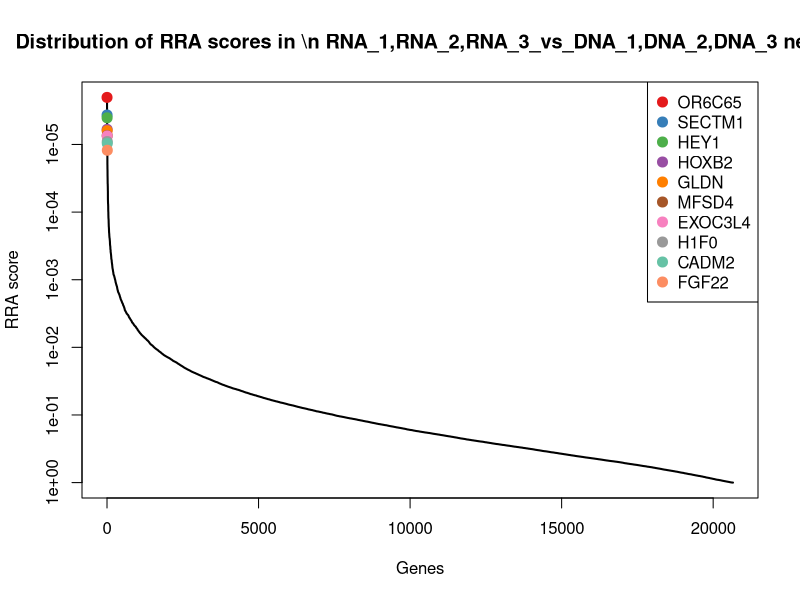
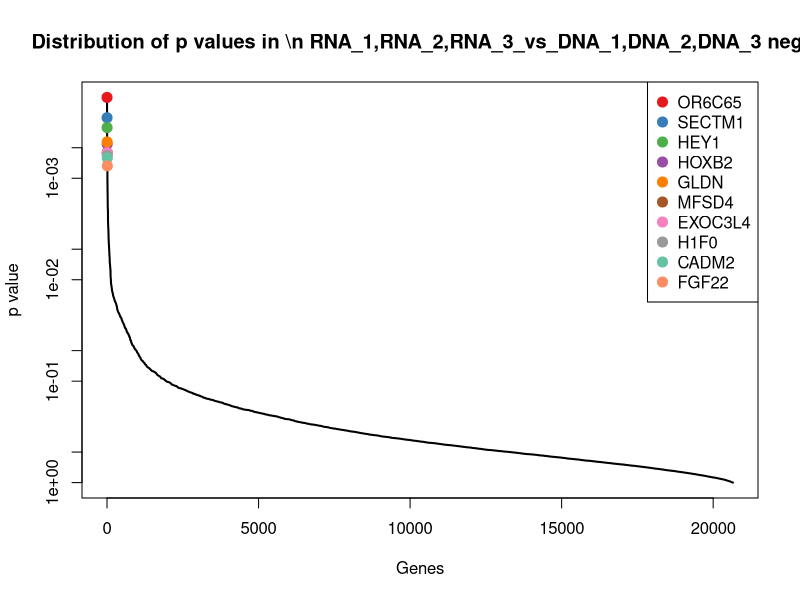
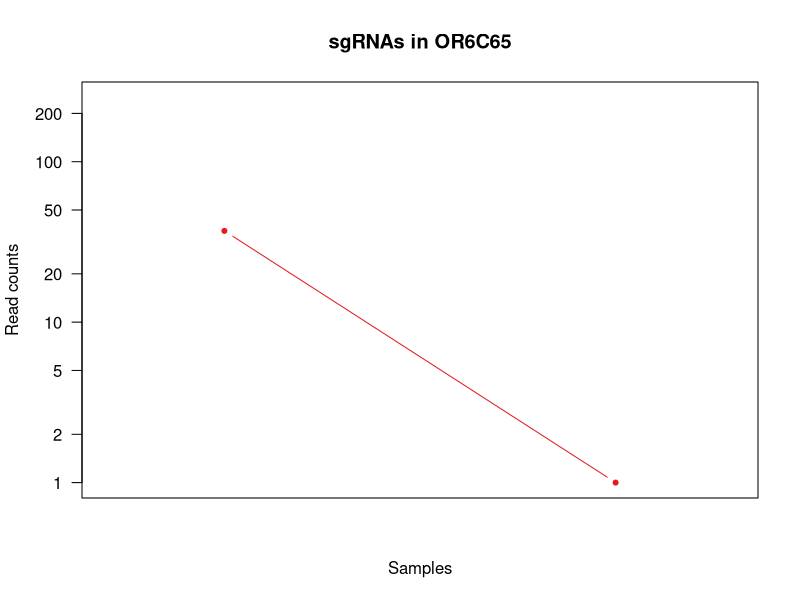

Reproduce these figures in R, in order. (Note: this script raises an error after producing the figures.)
pdf(file='mageckInputLowDepth.pdf',width=4.5,height=4.5);
gstable=read.table('mageckInputLowDepth.gene_summary.txt',header=T)
# 
#
# parameters
# Do not modify the variables beginning with "__"

# gstablename='__GENE_SUMMARY_FILE__'
startindex=3
# outputfile='__OUTPUT_FILE__'
targetgenelist=c("OR6C65","SECTM1","HEY1","HOXB2","GLDN","MFSD4","EXOC3L4","H1F0","CADM2","FGF22")
# samplelabel=sub('.\\w+.\\w+$','',colnames(gstable)[startindex]);
samplelabel='RNA_1,RNA_2,RNA_3_vs_DNA_1,DNA_2,DNA_3 neg.'


# You need to write some codes in front of this code:
# gstable=read.table(gstablename,header=T)
# pdf(file=outputfile,width=6,height=6)


# set up color using RColorBrewer
#library(RColorBrewer)
#colors <- brewer.pal(length(targetgenelist), "Set1")

colors=c( "#E41A1C", "#377EB8", "#4DAF4A", "#984EA3", "#FF7F00",  "#A65628", "#F781BF",
          "#999999", "#66C2A5", "#FC8D62", "#8DA0CB", "#E78AC3", "#A6D854", "#FFD92F", "#E5C494", "#B3B3B3", 
          "#8DD3C7", "#FFFFB3", "#BEBADA", "#FB8072", "#80B1D3", "#FDB462", "#B3DE69", "#FCCDE5",
          "#D9D9D9", "#BC80BD", "#CCEBC5", "#FFED6F")

######
# function definition

plotrankedvalues<-function(val, tglist, ...){
  
  plot(val,log='y',ylim=c(max(val),min(val)),type='l',lwd=2, ...)
  if(length(tglist)>0){
    for(i in 1:length(tglist)){
      targetgene=tglist[i];
      tx=which(names(val)==targetgene);ty=val[targetgene];
      points(tx,ty,col=colors[(i %% length(colors)) ],cex=2,pch=20)
      # text(tx+50,ty,targetgene,col=colors[i])
    }
    legend('topright',tglist,pch=20,pt.cex = 2,cex=1,col=colors)
  }
}



plotrandvalues<-function(val,targetgenelist, ...){
  # choose the one with the best distance distribution
  
  mindiffvalue=0;
  randval=val;
  for(i in 1:20){
    randval0=sample(val)
    vindex=sort(which(names(randval0) %in% targetgenelist))
    if(max(vindex)>0.9*length(val)){
      # print('pass...')
      next;
    }
    mindiffind=min(diff(vindex));
    if (mindiffind > mindiffvalue){
      mindiffvalue=mindiffind;
      randval=randval0;
      # print(paste('Diff: ',mindiffvalue))
    }
  }
  plot(randval,log='y',ylim=c(max(randval),min(randval)),pch=20,col='grey', ...)
  
  if(length(targetgenelist)>0){
    for(i in 1:length(targetgenelist)){
      targetgene=targetgenelist[i];
      tx=which(names(randval)==targetgene);ty=randval[targetgene];
      points(tx,ty,col=colors[(i %% length(colors)) ],cex=2,pch=20)
      text(tx+50,ty,targetgene,col=colors[i])
    }
  }
  
}




# set.seed(1235)



pvec=gstable[,startindex]
names(pvec)=gstable[,'id']
pvec=sort(pvec);

plotrankedvalues(pvec,targetgenelist,xlab='Genes',ylab='RRA score',main=paste('Distribution of RRA scores in \\n',samplelabel))

# plotrandvalues(pvec,targetgenelist,xlab='Genes',ylab='RRA score',main=paste('Distribution of RRA scores in \\n',samplelabel))


pvec=gstable[,startindex+1]
names(pvec)=gstable[,'id']
pvec=sort(pvec);

plotrankedvalues(pvec,targetgenelist,xlab='Genes',ylab='p value',main=paste('Distribution of p values in \\n',samplelabel))

# plotrandvalues(pvec,targetgenelist,xlab='Genes',ylab='p value',main=paste('Distribution of p values in \\n',samplelabel))



# you need to write after this code:
# dev.off()






# parameters
# Do not modify the variables beginning with "__"
targetmat=list(c(36.04760830742043,0.0),c(49.05916213664523,0.0),c(119.01347646589647,0.0),c(250.5748382345079,95.78669081960668),c(86.90480149920012,0.0),c(162.01834611323721,0.0),c(123.08939422046002,0.0),c(111.43438256752273,0.0),c(82.00928630423118,0.0),c(43.96049793587858,84.87428300471478),c(105.82762118047756,0.0),c(105.01189099932041,0.0),c(16.70498921563386,0.0),c(58.17014939059363,2.1242545630036163),c(44.004982894953315,0.0),c(0.8792099587175716,0.0),c(37.14479418917424,0.0),c(81.00917305661861,0.0))
targetgene="OR6C65"
collabel=c("DNA_1","DNA_2","DNA_3","RNA_1","RNA_2","RNA_3")

# set up color using RColorBrewer
#library(RColorBrewer)
#colors <- brewer.pal(length(targetgenelist), "Set1")

colors=c( "#E41A1C", "#377EB8", "#4DAF4A", "#984EA3", "#FF7F00",  "#A65628", "#F781BF",
          "#999999", "#66C2A5", "#FC8D62", "#8DA0CB", "#E78AC3", "#A6D854", "#FFD92F", "#E5C494", "#B3B3B3", 
          "#8DD3C7", "#FFFFB3", "#BEBADA", "#FB8072", "#80B1D3", "#FDB462", "#B3DE69", "#FCCDE5",
          "#D9D9D9", "#BC80BD", "#CCEBC5", "#FFED6F")


## code

targetmatvec=unlist(targetmat)+1
yrange=range(targetmatvec[targetmatvec>0]);
# yrange[1]=1; # set the minimum value to 1
for(i in 1:length(targetmat)){
  vali=targetmat[[i]]+1;
  if(i==1){
    plot(1:length(vali),vali,type='b',las=1,pch=20,main=paste('sgRNAs in',targetgene),ylab='Read counts',xlab='Samples',xlim=c(0.7,length(vali)+0.3),ylim = yrange,col=colors[(i %% length(colors))],xaxt='n',log='y')
    axis(1,at=1:length(vali),labels=(collabel),las=2)
    # lines(0:100,rep(1,101),col='black');
  }else{
    lines(1:length(vali),vali,type='b',pch=20,col=colors[(i %% length(colors))])
  }
}




# parameters
# Do not modify the variables beginning with "__"
targetmat=list(c(368.3889727026625,565.0202268599584),c(384.06315501259405,1.5931909222527123),c(313.0354465027361,286.5748881938277),c(555.6606939095052,483.7834131268742),c(473.0704920319361,127.45527378021697),c(392.04439306412957,324.1947576864537),c(430.8128797716101,162.4736274661683),c(328.696386315523,0.0),c(211.0238952462534,0.0),c(72.97442657355845,0.0),c(10.512677600709692,0.0),c(4.0004529904503014,0.0),c(181.11725149581974,0.0),c(317.48286354143266,3.1863818445054246),c(335.0379379502127,258.9132194492497),c(145.0696431883993,178.23599430990103),c(173.80960299840024,0.0),c(262.02967087449474,0.0))
targetgene="SECTM1"
collabel=c("DNA_1","DNA_2","DNA_3","RNA_1","RNA_2","RNA_3")

# set up color using RColorBrewer
#library(RColorBrewer)
#colors <- brewer.pal(length(targetgenelist), "Set1")

colors=c( "#E41A1C", "#377EB8", "#4DAF4A", "#984EA3", "#FF7F00",  "#A65628", "#F781BF",
          "#999999", "#66C2A5", "#FC8D62", "#8DA0CB", "#E78AC3", "#A6D854", "#FFD92F", "#E5C494", "#B3B3B3", 
          "#8DD3C7", "#FFFFB3", "#BEBADA", "#FB8072", "#80B1D3", "#FDB462", "#B3DE69", "#FCCDE5",
          "#D9D9D9", "#BC80BD", "#CCEBC5", "#FFED6F")


## code

targetmatvec=unlist(targetmat)+1
yrange=range(targetmatvec[targetmatvec>0]);
# yrange[1]=1; # set the minimum value to 1
for(i in 1:length(targetmat)){
  vali=targetmat[[i]]+1;
  if(i==1){
    plot(1:length(vali),vali,type='b',las=1,pch=20,main=paste('sgRNAs in',targetgene),ylab='Read counts',xlab='Samples',xlim=c(0.7,length(vali)+0.3),ylim = yrange,col=colors[(i %% length(colors))],xaxt='n',log='y')
    axis(1,at=1:length(vali),labels=(collabel),las=2)
    # lines(0:100,rep(1,101),col='black');
  }else{
    lines(1:length(vali),vali,type='b',pch=20,col=colors[(i %% length(colors))])
  }
}




# parameters
# Do not modify the variables beginning with "__"
targetmat=list(c(166.17068219762103,160.04864795174788),c(61.674375257496855,140.20080115823868),c(67.00758759004255,129.45660972462485),c(151.22411289942232,0.0),c(96.71663392652917,133.29697382847692),c(143.01619440859827,0.0),c(154.7409527342926,115.18652693497006),c(173.80960299840024,0.0),c(124.01404270395935,0.0),c(376.3018623311206,0.0),c(264.2186303645036,0.0),c(404.04575203548046,156.0118117194197),c(145.9488531471169,0.0),c(218.66369409476158,569.8312865257201),c(198.02242302728993,257.8067526994666),c(138.03596351865875,0.0),c(67.98198181792267,0.0),c(169.01913884652524,0.0))
targetgene="HEY1"
collabel=c("DNA_1","DNA_2","DNA_3","RNA_1","RNA_2","RNA_3")

# set up color using RColorBrewer
#library(RColorBrewer)
#colors <- brewer.pal(length(targetgenelist), "Set1")

colors=c( "#E41A1C", "#377EB8", "#4DAF4A", "#984EA3", "#FF7F00",  "#A65628", "#F781BF",
          "#999999", "#66C2A5", "#FC8D62", "#8DA0CB", "#E78AC3", "#A6D854", "#FFD92F", "#E5C494", "#B3B3B3", 
          "#8DD3C7", "#FFFFB3", "#BEBADA", "#FB8072", "#80B1D3", "#FDB462", "#B3DE69", "#FCCDE5",
          "#D9D9D9", "#BC80BD", "#CCEBC5", "#FFED6F")


## code

targetmatvec=unlist(targetmat)+1
yrange=range(targetmatvec[targetmatvec>0]);
# yrange[1]=1; # set the minimum value to 1
for(i in 1:length(targetmat)){
  vali=targetmat[[i]]+1;
  if(i==1){
    plot(1:length(vali),vali,type='b',las=1,pch=20,main=paste('sgRNAs in',targetgene),ylab='Read counts',xlab='Samples',xlim=c(0.7,length(vali)+0.3),ylim = yrange,col=colors[(i %% length(colors))],xaxt='n',log='y')
    axis(1,at=1:length(vali),labels=(collabel),las=2)
    # lines(0:100,rep(1,101),col='black');
  }else{
    lines(1:length(vali),vali,type='b',pch=20,col=colors[(i %% length(colors))])
  }
}




# parameters
# Do not modify the variables beginning with "__"
targetmat=list(c(44.83970789459615,0.0),c(100.2208597934324,318.1071208097915),c(102.01155125648269,0.0),c(180.23804153710216,127.31142450707218),c(252.3042624170326,259.1590566864412),c(241.02729267463067,0.0),c(786.013703093509,334.64717299001825),c(746.4001096503881,0.0),c(662.0749699195248,630.6860473763775),c(307.7234855511501,630.4946737493098),c(581.0006487325556,0.0),c(280.0317093315211,264.4455531981653),c(180.23804153710216,0.0),c(74.28958837834848,293.14712969449903),c(159.0180063703995,161.5441454683353),c(152.98253281685746,200.06080993968484),c(138.0664991559873,432.28580357123593),c(180.02038457026356,375.09222817647714))
targetgene="HOXB2"
collabel=c("DNA_1","DNA_2","DNA_3","RNA_1","RNA_2","RNA_3")

# set up color using RColorBrewer
#library(RColorBrewer)
#colors <- brewer.pal(length(targetgenelist), "Set1")

colors=c( "#E41A1C", "#377EB8", "#4DAF4A", "#984EA3", "#FF7F00",  "#A65628", "#F781BF",
          "#999999", "#66C2A5", "#FC8D62", "#8DA0CB", "#E78AC3", "#A6D854", "#FFD92F", "#E5C494", "#B3B3B3", 
          "#8DD3C7", "#FFFFB3", "#BEBADA", "#FB8072", "#80B1D3", "#FDB462", "#B3DE69", "#FCCDE5",
          "#D9D9D9", "#BC80BD", "#CCEBC5", "#FFED6F")


## code

targetmatvec=unlist(targetmat)+1
yrange=range(targetmatvec[targetmatvec>0]);
# yrange[1]=1; # set the minimum value to 1
for(i in 1:length(targetmat)){
  vali=targetmat[[i]]+1;
  if(i==1){
    plot(1:length(vali),vali,type='b',las=1,pch=20,main=paste('sgRNAs in',targetgene),ylab='Read counts',xlab='Samples',xlim=c(0.7,length(vali)+0.3),ylim = yrange,col=colors[(i %% length(colors))],xaxt='n',log='y')
    axis(1,at=1:length(vali),labels=(collabel),las=2)
    # lines(0:100,rep(1,101),col='black');
  }else{
    lines(1:length(vali),vali,type='b',pch=20,col=colors[(i %% length(colors))])
  }
}




# parameters
# Do not modify the variables beginning with "__"
targetmat=list(c(387.73159179444906,442.55876138172704),c(163.9977705710712,0.0),c(206.02332900819053,0.0),c(33.40997843126772,69.11191616098203),c(72.18705285820656,0.0),c(19.002151704638933,0.0),c(220.68169963811047,0.0),c(114.23776326104532,150.29101033250586),c(200.02264952251508,0.0),c(140.67359339481146,345.5595808049102),c(297.8591986867746,0.0),c(205.02321576057795,0.0),c(130.1230738902006,106.69909863449858),c(59.57183973735492,0.0),c(49.005549133016196,0.0),c(181.99646145453733,0.0),c(240.38989446956163,444.5002673085067),c(64.00724784720482,0.0))
targetgene="GLDN"
collabel=c("DNA_1","DNA_2","DNA_3","RNA_1","RNA_2","RNA_3")

# set up color using RColorBrewer
#library(RColorBrewer)
#colors <- brewer.pal(length(targetgenelist), "Set1")

colors=c( "#E41A1C", "#377EB8", "#4DAF4A", "#984EA3", "#FF7F00",  "#A65628", "#F781BF",
          "#999999", "#66C2A5", "#FC8D62", "#8DA0CB", "#E78AC3", "#A6D854", "#FFD92F", "#E5C494", "#B3B3B3", 
          "#8DD3C7", "#FFFFB3", "#BEBADA", "#FB8072", "#80B1D3", "#FDB462", "#B3DE69", "#FCCDE5",
          "#D9D9D9", "#BC80BD", "#CCEBC5", "#FFED6F")


## code

targetmatvec=unlist(targetmat)+1
yrange=range(targetmatvec[targetmatvec>0]);
# yrange[1]=1; # set the minimum value to 1
for(i in 1:length(targetmat)){
  vali=targetmat[[i]]+1;
  if(i==1){
    plot(1:length(vali),vali,type='b',las=1,pch=20,main=paste('sgRNAs in',targetgene),ylab='Read counts',xlab='Samples',xlim=c(0.7,length(vali)+0.3),ylim = yrange,col=colors[(i %% length(colors))],xaxt='n',log='y')
    axis(1,at=1:length(vali),labels=(collabel),las=2)
    # lines(0:100,rep(1,101),col='black');
  }else{
    lines(1:length(vali),vali,type='b',pch=20,col=colors[(i %% length(colors))])
  }
}




# parameters
# Do not modify the variables beginning with "__"
targetmat=list(c(653.2529993271556,709.3065079679735),c(392.4732970931618,516.1938588098787),c(448.05073493043375,484.6324364050059),c(97.59230541765045,151.5612196512764),c(52.56338800354846,0.0),c(93.0105320279695,0.0),c(422.02078018443433,1.2124897572102111),c(288.7482114328262,0.0),c(359.0406558929146,150.4794779705041),c(335.85820423011234,94.57420106239647),c(329.3972314889037,0.0),c(112.01268373260844,0.0),c(199.58066062888875,0.0),c(216.56115857461964,0.0),c(168.01902559891266,157.1182784692028),c(560.056743703093,538.3454522013337),c(733.0840513561558,0.0),c(504.057076796738,817.6789280897245))
targetgene="MFSD4"
collabel=c("DNA_1","DNA_2","DNA_3","RNA_1","RNA_2","RNA_3")

# set up color using RColorBrewer
#library(RColorBrewer)
#colors <- brewer.pal(length(targetgenelist), "Set1")

colors=c( "#E41A1C", "#377EB8", "#4DAF4A", "#984EA3", "#FF7F00",  "#A65628", "#F781BF",
          "#999999", "#66C2A5", "#FC8D62", "#8DA0CB", "#E78AC3", "#A6D854", "#FFD92F", "#E5C494", "#B3B3B3", 
          "#8DD3C7", "#FFFFB3", "#BEBADA", "#FB8072", "#80B1D3", "#FDB462", "#B3DE69", "#FCCDE5",
          "#D9D9D9", "#BC80BD", "#CCEBC5", "#FFED6F")


## code

targetmatvec=unlist(targetmat)+1
yrange=range(targetmatvec[targetmatvec>0]);
# yrange[1]=1; # set the minimum value to 1
for(i in 1:length(targetmat)){
  vali=targetmat[[i]]+1;
  if(i==1){
    plot(1:length(vali),vali,type='b',las=1,pch=20,main=paste('sgRNAs in',targetgene),ylab='Read counts',xlab='Samples',xlim=c(0.7,length(vali)+0.3),ylim = yrange,col=colors[(i %% length(colors))],xaxt='n',log='y')
    axis(1,at=1:length(vali),labels=(collabel),las=2)
    # lines(0:100,rep(1,101),col='black');
  }else{
    lines(1:length(vali),vali,type='b',pch=20,col=colors[(i %% length(colors))])
  }
}




# parameters
# Do not modify the variables beginning with "__"
targetmat=list(c(117.81413446815459,358.8969681342225),c(320.2862442349553,445.0313309492576),c(303.03431402661033,536.6363736448125),c(47.47733777074887,116.39901669218027),c(37.84563936255489,0.0),c(70.00792733288027,201.37694846052756),c(416.7455204321289,309.1848880886038),c(183.6214354257293,166.22291955503297),c(240.0271794270181,283.2554879444783),c(364.8721328677922,396.484150607739),c(646.8800950303364,0.0),c(463.0524336446224,386.1568956743083),c(480.92784741851165,350.409539833751),c(552.2659966239491,310.14116619852797),c(571.0646643867806,0.0),c(159.13700252788044,535.9204726869133),c(229.1763716954713,267.6560749384557),c(302.0342007789978,288.78782169339394))
targetgene="EXOC3L4"
collabel=c("DNA_1","DNA_2","DNA_3","RNA_1","RNA_2","RNA_3")

# set up color using RColorBrewer
#library(RColorBrewer)
#colors <- brewer.pal(length(targetgenelist), "Set1")

colors=c( "#E41A1C", "#377EB8", "#4DAF4A", "#984EA3", "#FF7F00",  "#A65628", "#F781BF",
          "#999999", "#66C2A5", "#FC8D62", "#8DA0CB", "#E78AC3", "#A6D854", "#FFD92F", "#E5C494", "#B3B3B3", 
          "#8DD3C7", "#FFFFB3", "#BEBADA", "#FB8072", "#80B1D3", "#FDB462", "#B3DE69", "#FCCDE5",
          "#D9D9D9", "#BC80BD", "#CCEBC5", "#FFED6F")


## code

targetmatvec=unlist(targetmat)+1
yrange=range(targetmatvec[targetmatvec>0]);
# yrange[1]=1; # set the minimum value to 1
for(i in 1:length(targetmat)){
  vali=targetmat[[i]]+1;
  if(i==1){
    plot(1:length(vali),vali,type='b',las=1,pch=20,main=paste('sgRNAs in',targetgene),ylab='Read counts',xlab='Samples',xlim=c(0.7,length(vali)+0.3),ylim = yrange,col=colors[(i %% length(colors))],xaxt='n',log='y')
    axis(1,at=1:length(vali),labels=(collabel),las=2)
    # lines(0:100,rep(1,101),col='black');
  }else{
    lines(1:length(vali),vali,type='b',pch=20,col=colors[(i %% length(colors))])
  }
}




# parameters
# Do not modify the variables beginning with "__"
targetmat=list(c(227.71537930785104,726.2813645689165),c(154.8867833171228,87.62550072389917),c(146.016534151436,0.0),c(313.87795526217303,514.0956570571295),c(166.10030609121313,0.0),c(303.03431402661033,0.0),c(27.25550872024472,0.0),c(66.58029147116137,0.0),c(195.0220832844522,0.0),c(65.0615369451003,0.0),c(94.61409840638723,0.0),c(93.0105320279695,0.0),c(3.5168398348702863,0.0),c(151.38255745021956,0.0),c(109.01234398977071,0.0),c(60.66548715151244,0.0),c(111.43438256752273,0.0),c(41.00464315211559,266.6584866977315))
targetgene="H1F0"
collabel=c("DNA_1","DNA_2","DNA_3","RNA_1","RNA_2","RNA_3")

# set up color using RColorBrewer
#library(RColorBrewer)
#colors <- brewer.pal(length(targetgenelist), "Set1")

colors=c( "#E41A1C", "#377EB8", "#4DAF4A", "#984EA3", "#FF7F00",  "#A65628", "#F781BF",
          "#999999", "#66C2A5", "#FC8D62", "#8DA0CB", "#E78AC3", "#A6D854", "#FFD92F", "#E5C494", "#B3B3B3", 
          "#8DD3C7", "#FFFFB3", "#BEBADA", "#FB8072", "#80B1D3", "#FDB462", "#B3DE69", "#FCCDE5",
          "#D9D9D9", "#BC80BD", "#CCEBC5", "#FFED6F")


## code

targetmatvec=unlist(targetmat)+1
yrange=range(targetmatvec[targetmatvec>0]);
# yrange[1]=1; # set the minimum value to 1
for(i in 1:length(targetmat)){
  vali=targetmat[[i]]+1;
  if(i==1){
    plot(1:length(vali),vali,type='b',las=1,pch=20,main=paste('sgRNAs in',targetgene),ylab='Read counts',xlab='Samples',xlim=c(0.7,length(vali)+0.3),ylim = yrange,col=colors[(i %% length(colors))],xaxt='n',log='y')
    axis(1,at=1:length(vali),labels=(collabel),las=2)
    # lines(0:100,rep(1,101),col='black');
  }else{
    lines(1:length(vali),vali,type='b',pch=20,col=colors[(i %% length(colors))])
  }
}




# parameters
# Do not modify the variables beginning with "__"
targetmat=list(c(65.94074690381787,103.06162936286795),c(15.418593814374214,0.5310636407509041),c(64.00724784720482,0.0),c(1011.0914525252073,706.8815284535531),c(557.1719128376136,0.5310636407509041),c(578.0654571200686,132.77600997397423),c(30.772348555115006,0.0),c(116.34029878118726,154.00845581776218),c(61.0069081043671,129.45660972462485),c(244.4203685234849,689.9066718526101),c(267.0220110580262,304.83052979101893),c(627.0710062530848,0.0),c(76.49126640842873,103.06162936286795),c(78.49465941863237,631.9657324935758),c(79.00894656139346,441.4802331634643),c(179.3588315783846,208.5482382401563),c(260.0135593242197,0.0),c(288.0326153124217,149.373011220721))
targetgene="CADM2"
collabel=c("DNA_1","DNA_2","DNA_3","RNA_1","RNA_2","RNA_3")

# set up color using RColorBrewer
#library(RColorBrewer)
#colors <- brewer.pal(length(targetgenelist), "Set1")

colors=c( "#E41A1C", "#377EB8", "#4DAF4A", "#984EA3", "#FF7F00",  "#A65628", "#F781BF",
          "#999999", "#66C2A5", "#FC8D62", "#8DA0CB", "#E78AC3", "#A6D854", "#FFD92F", "#E5C494", "#B3B3B3", 
          "#8DD3C7", "#FFFFB3", "#BEBADA", "#FB8072", "#80B1D3", "#FDB462", "#B3DE69", "#FCCDE5",
          "#D9D9D9", "#BC80BD", "#CCEBC5", "#FFED6F")


## code

targetmatvec=unlist(targetmat)+1
yrange=range(targetmatvec[targetmatvec>0]);
# yrange[1]=1; # set the minimum value to 1
for(i in 1:length(targetmat)){
  vali=targetmat[[i]]+1;
  if(i==1){
    plot(1:length(vali),vali,type='b',las=1,pch=20,main=paste('sgRNAs in',targetgene),ylab='Read counts',xlab='Samples',xlim=c(0.7,length(vali)+0.3),ylim = yrange,col=colors[(i %% length(colors))],xaxt='n',log='y')
    axis(1,at=1:length(vali),labels=(collabel),las=2)
    # lines(0:100,rep(1,101),col='black');
  }else{
    lines(1:length(vali),vali,type='b',pch=20,col=colors[(i %% length(colors))])
  }
}




# parameters
# Do not modify the variables beginning with "__"
targetmat=list(c(225.9569593904159,340.70962177606935),c(186.42481611925186,293.14712969449903),c(102.01155125648269,161.5441454683353),c(26.376298761527146,0.0),c(31.538032802129074,0.0),c(35.003963666440136,0.0),c(527.5259752305429,516.52063657155),c(368.64456119821983,0.5310636407509041),c(175.01981833220069,241.20975145271981),c(588.1914623820554,561.3827575883278),c(389.66991639963925,488.57854949083173),c(349.0395234167888,0.0),c(124.84781413789516,0.0),c(290.8507469529681,0.5310636407509041),c(208.02355550341568,0.0),c(471.25653787261837,412.2465174514718),c(365.84118050469726,799.7818429708615),c(351.039749912014,0.0))
targetgene="FGF22"
collabel=c("DNA_1","DNA_2","DNA_3","RNA_1","RNA_2","RNA_3")

# set up color using RColorBrewer
#library(RColorBrewer)
#colors <- brewer.pal(length(targetgenelist), "Set1")

colors=c( "#E41A1C", "#377EB8", "#4DAF4A", "#984EA3", "#FF7F00",  "#A65628", "#F781BF",
          "#999999", "#66C2A5", "#FC8D62", "#8DA0CB", "#E78AC3", "#A6D854", "#FFD92F", "#E5C494", "#B3B3B3", 
          "#8DD3C7", "#FFFFB3", "#BEBADA", "#FB8072", "#80B1D3", "#FDB462", "#B3DE69", "#FCCDE5",
          "#D9D9D9", "#BC80BD", "#CCEBC5", "#FFED6F")


## code

targetmatvec=unlist(targetmat)+1
yrange=range(targetmatvec[targetmatvec>0]);
# yrange[1]=1; # set the minimum value to 1
for(i in 1:length(targetmat)){
  vali=targetmat[[i]]+1;
  if(i==1){
    plot(1:length(vali),vali,type='b',las=1,pch=20,main=paste('sgRNAs in',targetgene),ylab='Read counts',xlab='Samples',xlim=c(0.7,length(vali)+0.3),ylim = yrange,col=colors[(i %% length(colors))],xaxt='n',log='y')
    axis(1,at=1:length(vali),labels=(collabel),las=2)
    # lines(0:100,rep(1,101),col='black');
  }else{
    lines(1:length(vali),vali,type='b',pch=20,col=colors[(i %% length(colors))])
  }
}



# 
#
# parameters
# Do not modify the variables beginning with "__"

# gstablename='__GENE_SUMMARY_FILE__'
startindex=9
# outputfile='__OUTPUT_FILE__'
targetgenelist=c("NELFB","NELFA","NELFCD","C16orf70","NASP","CEP63","hsa-mir-544a","MED12","SLC24A5","OCIAD1")
# samplelabel=sub('.\\w+.\\w+$','',colnames(gstable)[startindex]);
samplelabel='RNA_1,RNA_2,RNA_3_vs_DNA_1,DNA_2,DNA_3 pos.'


# You need to write some codes in front of this code:
# gstable=read.table(gstablename,header=T)
# pdf(file=outputfile,width=6,height=6)


# set up color using RColorBrewer
#library(RColorBrewer)
#colors <- brewer.pal(length(targetgenelist), "Set1")

colors=c( "#E41A1C", "#377EB8", "#4DAF4A", "#984EA3", "#FF7F00",  "#A65628", "#F781BF",
          "#999999", "#66C2A5", "#FC8D62", "#8DA0CB", "#E78AC3", "#A6D854", "#FFD92F", "#E5C494", "#B3B3B3", 
          "#8DD3C7", "#FFFFB3", "#BEBADA", "#FB8072", "#80B1D3", "#FDB462", "#B3DE69", "#FCCDE5",
          "#D9D9D9", "#BC80BD", "#CCEBC5", "#FFED6F")

######
# function definition

plotrankedvalues<-function(val, tglist, ...){
  
  plot(val,log='y',ylim=c(max(val),min(val)),type='l',lwd=2, ...)
  if(length(tglist)>0){
    for(i in 1:length(tglist)){
      targetgene=tglist[i];
      tx=which(names(val)==targetgene);ty=val[targetgene];
      points(tx,ty,col=colors[(i %% length(colors)) ],cex=2,pch=20)
      # text(tx+50,ty,targetgene,col=colors[i])
    }
    legend('topright',tglist,pch=20,pt.cex = 2,cex=1,col=colors)
  }
}



plotrandvalues<-function(val,targetgenelist, ...){
  # choose the one with the best distance distribution
  
  mindiffvalue=0;
  randval=val;
  for(i in 1:20){
    randval0=sample(val)
    vindex=sort(which(names(randval0) %in% targetgenelist))
    if(max(vindex)>0.9*length(val)){
      # print('pass...')
      next;
    }
    mindiffind=min(diff(vindex));
    if (mindiffind > mindiffvalue){
      mindiffvalue=mindiffind;
      randval=randval0;
      # print(paste('Diff: ',mindiffvalue))
    }
  }
  plot(randval,log='y',ylim=c(max(randval),min(randval)),pch=20,col='grey', ...)
  
  if(length(targetgenelist)>0){
    for(i in 1:length(targetgenelist)){
      targetgene=targetgenelist[i];
      tx=which(names(randval)==targetgene);ty=randval[targetgene];
      points(tx,ty,col=colors[(i %% length(colors)) ],cex=2,pch=20)
      text(tx+50,ty,targetgene,col=colors[i])
    }
  }
  
}




# set.seed(1235)



pvec=gstable[,startindex]
names(pvec)=gstable[,'id']
pvec=sort(pvec);

plotrankedvalues(pvec,targetgenelist,xlab='Genes',ylab='RRA score',main=paste('Distribution of RRA scores in \\n',samplelabel))

# plotrandvalues(pvec,targetgenelist,xlab='Genes',ylab='RRA score',main=paste('Distribution of RRA scores in \\n',samplelabel))


pvec=gstable[,startindex+1]
names(pvec)=gstable[,'id']
pvec=sort(pvec);

plotrankedvalues(pvec,targetgenelist,xlab='Genes',ylab='p value',main=paste('Distribution of p values in \\n',samplelabel))

# plotrandvalues(pvec,targetgenelist,xlab='Genes',ylab='p value',main=paste('Distribution of p values in \\n',samplelabel))



# you need to write after this code:
# dev.off()






# parameters
# Do not modify the variables beginning with "__"
targetmat=list(c(65.94074690381787,1024.5538448426285),c(40.649020056077475,0.0),c(44.004982894953315,642.8571816239918),c(93.19625562406259,106.69909863449858),c(100.2208597934324,0.0),c(86.00973929468148,268.87142019729777),c(44.83970789459615,316.4598266318651),c(11.213522774090338,0.0),c(33.003737171214986,162.6506122181184),c(80.00810624329901,782.0558934005862),c(89.00733701934206,461.49430381253563),c(140.01585466576054,1685.1488599196894),c(25.497088802809575,264.32276707182604),c(19.62366485465809,0.0),c(6.000679485675452,323.0882909366706),c(125.72702409661274,962.7168672249077),c(172.40791265163895,1255.4344467351373),c(200.02264952251508,1227.0716255094783))
targetgene="NELFB"
collabel=c("DNA_1","DNA_2","DNA_3","RNA_1","RNA_2","RNA_3")

# set up color using RColorBrewer
#library(RColorBrewer)
#colors <- brewer.pal(length(targetgenelist), "Set1")

colors=c( "#E41A1C", "#377EB8", "#4DAF4A", "#984EA3", "#FF7F00",  "#A65628", "#F781BF",
          "#999999", "#66C2A5", "#FC8D62", "#8DA0CB", "#E78AC3", "#A6D854", "#FFD92F", "#E5C494", "#B3B3B3", 
          "#8DD3C7", "#FFFFB3", "#BEBADA", "#FB8072", "#80B1D3", "#FDB462", "#B3DE69", "#FCCDE5",
          "#D9D9D9", "#BC80BD", "#CCEBC5", "#FFED6F")


## code

targetmatvec=unlist(targetmat)+1
yrange=range(targetmatvec[targetmatvec>0]);
# yrange[1]=1; # set the minimum value to 1
for(i in 1:length(targetmat)){
  vali=targetmat[[i]]+1;
  if(i==1){
    plot(1:length(vali),vali,type='b',las=1,pch=20,main=paste('sgRNAs in',targetgene),ylab='Read counts',xlab='Samples',xlim=c(0.7,length(vali)+0.3),ylim = yrange,col=colors[(i %% length(colors))],xaxt='n',log='y')
    axis(1,at=1:length(vali),labels=(collabel),las=2)
    # lines(0:100,rep(1,101),col='black');
  }else{
    lines(1:length(vali),vali,type='b',pch=20,col=colors[(i %% length(colors))])
  }
}




# parameters
# Do not modify the variables beginning with "__"
targetmat=list(c(499.3912565515806,1122.7655151766555),c(271.9279272716907,750.9239880217783),c(365.04133537859,378.4116284258265),c(98.47151537636802,623.2197352060485),c(30.13634245536778,707.3767694802042),c(43.00486964734074,304.27835619035756),c(2.637629876152715,203.69827921131548),c(7.008451733806461,0.0),c(33.003737171214986,112.85960847787808),c(52.75259752305429,631.70716350652),c(59.57183973735492,845.9843797161901),c(76.00860681855573,427.0961654162837),c(68.57837677997058,418.30896623752284),c(159.09185435740667,676.0440146759008),c(119.01347646589647,395.0086296725733),c(29.893138596397435,0.0),c(77.09296907187107,0.0),c(188.02129055116416,599.7049783824502))
targetgene="NELFA"
collabel=c("DNA_1","DNA_2","DNA_3","RNA_1","RNA_2","RNA_3")

# set up color using RColorBrewer
#library(RColorBrewer)
#colors <- brewer.pal(length(targetgenelist), "Set1")

colors=c( "#E41A1C", "#377EB8", "#4DAF4A", "#984EA3", "#FF7F00",  "#A65628", "#F781BF",
          "#999999", "#66C2A5", "#FC8D62", "#8DA0CB", "#E78AC3", "#A6D854", "#FFD92F", "#E5C494", "#B3B3B3", 
          "#8DD3C7", "#FFFFB3", "#BEBADA", "#FB8072", "#80B1D3", "#FDB462", "#B3DE69", "#FCCDE5",
          "#D9D9D9", "#BC80BD", "#CCEBC5", "#FFED6F")


## code

targetmatvec=unlist(targetmat)+1
yrange=range(targetmatvec[targetmatvec>0]);
# yrange[1]=1; # set the minimum value to 1
for(i in 1:length(targetmat)){
  vali=targetmat[[i]]+1;
  if(i==1){
    plot(1:length(vali),vali,type='b',las=1,pch=20,main=paste('sgRNAs in',targetgene),ylab='Read counts',xlab='Samples',xlim=c(0.7,length(vali)+0.3),ylim = yrange,col=colors[(i %% length(colors))],xaxt='n',log='y')
    axis(1,at=1:length(vali),labels=(collabel),las=2)
    # lines(0:100,rep(1,101),col='black');
  }else{
    lines(1:length(vali),vali,type='b',pch=20,col=colors[(i %% length(colors))])
  }
}




# parameters
# Do not modify the variables beginning with "__"
targetmat=list(c(43.081287977161004,189.14840212479294),c(18.922819681277446,0.0),c(28.00317093315211,0.0),c(15.825779256916288,96.99918057681688),c(9.1109872539484,151.35313761400766),c(5.000566238062877,150.4794779705041),c(435.20892956519793,1891.4840212479294),c(303.46596007381976,828.9903432121613),c(514.0582092728638,2949.8403549217937),c(73.85363653227601,453.471169196619),c(114.93860843442596,707.9078331209552),c(2.0002264952251507,0.0),c(65.0615369451003,0.0),c(152.0834026236002,151.35313761400766),c(117.01324997067131,381.7310286751759),c(145.0696431883993,1267.0517962846707),c(161.89523505092924,1305.885492606473),c(74.00838032333057,1093.189148785721))
targetgene="NELFCD"
collabel=c("DNA_1","DNA_2","DNA_3","RNA_1","RNA_2","RNA_3")

# set up color using RColorBrewer
#library(RColorBrewer)
#colors <- brewer.pal(length(targetgenelist), "Set1")

colors=c( "#E41A1C", "#377EB8", "#4DAF4A", "#984EA3", "#FF7F00",  "#A65628", "#F781BF",
          "#999999", "#66C2A5", "#FC8D62", "#8DA0CB", "#E78AC3", "#A6D854", "#FFD92F", "#E5C494", "#B3B3B3", 
          "#8DD3C7", "#FFFFB3", "#BEBADA", "#FB8072", "#80B1D3", "#FDB462", "#B3DE69", "#FCCDE5",
          "#D9D9D9", "#BC80BD", "#CCEBC5", "#FFED6F")


## code

targetmatvec=unlist(targetmat)+1
yrange=range(targetmatvec[targetmatvec>0]);
# yrange[1]=1; # set the minimum value to 1
for(i in 1:length(targetmat)){
  vali=targetmat[[i]]+1;
  if(i==1){
    plot(1:length(vali),vali,type='b',las=1,pch=20,main=paste('sgRNAs in',targetgene),ylab='Read counts',xlab='Samples',xlim=c(0.7,length(vali)+0.3),ylim = yrange,col=colors[(i %% length(colors))],xaxt='n',log='y')
    axis(1,at=1:length(vali),labels=(collabel),las=2)
    # lines(0:100,rep(1,101),col='black');
  }else{
    lines(1:length(vali),vali,type='b',pch=20,col=colors[(i %% length(colors))])
  }
}




# parameters
# Do not modify the variables beginning with "__"
targetmat=list(c(183.75488137197246,0.0),c(95.31494357976787,0.0),c(78.00883331378088,0.0),c(202.21829050504147,144.28628110801512),c(138.0664991559873,300.0509570242608),c(408.04620502593076,1131.9154850281302),c(37.80602822485558,140.64881183638448),c(183.6214354257293,0.0),c(173.01959183697554,0.0),c(82.64573611945173,0.0),c(32.23887797550972,0.0),c(27.003057685539535,607.450245630932),c(14.067359339481145,0.0),c(9.1109872539484,0.0),c(17.00192520941378,0.0),c(25.497088802809575,113.97403717775984),c(51.16169765678717,832.7077886974175),c(34.00385041882756,847.5535303338687))
targetgene="C16orf70"
collabel=c("DNA_1","DNA_2","DNA_3","RNA_1","RNA_2","RNA_3")

# set up color using RColorBrewer
#library(RColorBrewer)
#colors <- brewer.pal(length(targetgenelist), "Set1")

colors=c( "#E41A1C", "#377EB8", "#4DAF4A", "#984EA3", "#FF7F00",  "#A65628", "#F781BF",
          "#999999", "#66C2A5", "#FC8D62", "#8DA0CB", "#E78AC3", "#A6D854", "#FFD92F", "#E5C494", "#B3B3B3", 
          "#8DD3C7", "#FFFFB3", "#BEBADA", "#FB8072", "#80B1D3", "#FDB462", "#B3DE69", "#FCCDE5",
          "#D9D9D9", "#BC80BD", "#CCEBC5", "#FFED6F")


## code

targetmatvec=unlist(targetmat)+1
yrange=range(targetmatvec[targetmatvec>0]);
# yrange[1]=1; # set the minimum value to 1
for(i in 1:length(targetmat)){
  vali=targetmat[[i]]+1;
  if(i==1){
    plot(1:length(vali),vali,type='b',las=1,pch=20,main=paste('sgRNAs in',targetgene),ylab='Read counts',xlab='Samples',xlim=c(0.7,length(vali)+0.3),ylim = yrange,col=colors[(i %% length(colors))],xaxt='n',log='y')
    axis(1,at=1:length(vali),labels=(collabel),las=2)
    # lines(0:100,rep(1,101),col='black');
  }else{
    lines(1:length(vali),vali,type='b',pch=20,col=colors[(i %% length(colors))])
  }
}




# parameters
# Do not modify the variables beginning with "__"
targetmat=list(c(278.7095569134702,150.34872989406617),c(295.055817993252,0.0),c(137.01551492292282,0.0),c(21.98024896793929,0.0),c(41.34986522945812,218.26715634862157),c(22.002491447476658,0.0),c(84.40415603688687,105.48660887728836),c(67.98198181792267,287.83649328699),c(49.005549133016196,313.1300901886225),c(74.73284649099358,360.1094578914327),c(163.9977705710712,318.63818445054244),c(143.01619440859827,611.8761126300645),c(85.28336599560444,364.95941692027355),c(30.13634245536778,560.2721409922038),c(78.00883331378088,439.26729966389803),c(48.356547729466435,300.69745978813233),c(43.45240074960006,0.0),c(33.003737171214986,234.5709509540211))
targetgene="NASP"
collabel=c("DNA_1","DNA_2","DNA_3","RNA_1","RNA_2","RNA_3")

# set up color using RColorBrewer
#library(RColorBrewer)
#colors <- brewer.pal(length(targetgenelist), "Set1")

colors=c( "#E41A1C", "#377EB8", "#4DAF4A", "#984EA3", "#FF7F00",  "#A65628", "#F781BF",
          "#999999", "#66C2A5", "#FC8D62", "#8DA0CB", "#E78AC3", "#A6D854", "#FFD92F", "#E5C494", "#B3B3B3", 
          "#8DD3C7", "#FFFFB3", "#BEBADA", "#FB8072", "#80B1D3", "#FDB462", "#B3DE69", "#FCCDE5",
          "#D9D9D9", "#BC80BD", "#CCEBC5", "#FFED6F")


## code

targetmatvec=unlist(targetmat)+1
yrange=range(targetmatvec[targetmatvec>0]);
# yrange[1]=1; # set the minimum value to 1
for(i in 1:length(targetmat)){
  vali=targetmat[[i]]+1;
  if(i==1){
    plot(1:length(vali),vali,type='b',las=1,pch=20,main=paste('sgRNAs in',targetgene),ylab='Read counts',xlab='Samples',xlim=c(0.7,length(vali)+0.3),ylim = yrange,col=colors[(i %% length(colors))],xaxt='n',log='y')
    axis(1,at=1:length(vali),labels=(collabel),las=2)
    # lines(0:100,rep(1,101),col='black');
  }else{
    lines(1:length(vali),vali,type='b',pch=20,col=colors[(i %% length(colors))])
  }
}




# parameters
# Do not modify the variables beginning with "__"
targetmat=list(c(20.221829050504144,0.0),c(145.07495088979374,0.5310636407509041),c(228.02582045566717,410.4991641695369),c(1.7584199174351431,0.0),c(16.11943898775486,164.09866499202937),c(175.01981833220069,0.0),c(31.651558513832576,0.0),c(57.46930421721298,113.64761912069346),c(8.000905980900603,0.0),c(14.946569298198717,0.0),c(64.47775595101945,303.23733886876624),c(51.005775628241345,557.6592418906916),c(72.09521661484087,660.8069176795651),c(32.939723148890366,608.598932300536),c(4.0004529904503014,0.0),c(1.7584199174351431,0.0),c(11.914367947470984,0.0),c(19.002151704638933,129.45660972462485))
targetgene="CEP63"
collabel=c("DNA_1","DNA_2","DNA_3","RNA_1","RNA_2","RNA_3")

# set up color using RColorBrewer
#library(RColorBrewer)
#colors <- brewer.pal(length(targetgenelist), "Set1")

colors=c( "#E41A1C", "#377EB8", "#4DAF4A", "#984EA3", "#FF7F00",  "#A65628", "#F781BF",
          "#999999", "#66C2A5", "#FC8D62", "#8DA0CB", "#E78AC3", "#A6D854", "#FFD92F", "#E5C494", "#B3B3B3", 
          "#8DD3C7", "#FFFFB3", "#BEBADA", "#FB8072", "#80B1D3", "#FDB462", "#B3DE69", "#FCCDE5",
          "#D9D9D9", "#BC80BD", "#CCEBC5", "#FFED6F")


## code

targetmatvec=unlist(targetmat)+1
yrange=range(targetmatvec[targetmatvec>0]);
# yrange[1]=1; # set the minimum value to 1
for(i in 1:length(targetmat)){
  vali=targetmat[[i]]+1;
  if(i==1){
    plot(1:length(vali),vali,type='b',las=1,pch=20,main=paste('sgRNAs in',targetgene),ylab='Read counts',xlab='Samples',xlim=c(0.7,length(vali)+0.3),ylim = yrange,col=colors[(i %% length(colors))],xaxt='n',log='y')
    axis(1,at=1:length(vali),labels=(collabel),las=2)
    # lines(0:100,rep(1,101),col='black');
  }else{
    lines(1:length(vali),vali,type='b',pch=20,col=colors[(i %% length(colors))])
  }
}




# parameters
# Do not modify the variables beginning with "__"
targetmat=list(c(40.44365810100829,137.01134256475385),c(129.65635707541952,672.8576328313954),c(188.02129055116416,471.35483540760845),c(127.48544401404787,167.32358649500912),c(56.76845904383234,259.1590566864412),c(122.0138162087342,398.3280299219226),c(102.86756516995587,335.85966274722847),c(22.427045548180676,1.0621272815018081),c(69.0078140852677,171.50234621638336),c(252.33325815194303,525.0080648720215),c(51.86254283016781,143.918246643495),c(57.00645511391679,286.5748881938277))
targetgene="hsa-mir-544a"
collabel=c("DNA_1","DNA_2","DNA_3","RNA_1","RNA_2","RNA_3")

# set up color using RColorBrewer
#library(RColorBrewer)
#colors <- brewer.pal(length(targetgenelist), "Set1")

colors=c( "#E41A1C", "#377EB8", "#4DAF4A", "#984EA3", "#FF7F00",  "#A65628", "#F781BF",
          "#999999", "#66C2A5", "#FC8D62", "#8DA0CB", "#E78AC3", "#A6D854", "#FFD92F", "#E5C494", "#B3B3B3", 
          "#8DD3C7", "#FFFFB3", "#BEBADA", "#FB8072", "#80B1D3", "#FDB462", "#B3DE69", "#FCCDE5",
          "#D9D9D9", "#BC80BD", "#CCEBC5", "#FFED6F")


## code

targetmatvec=unlist(targetmat)+1
yrange=range(targetmatvec[targetmatvec>0]);
# yrange[1]=1; # set the minimum value to 1
for(i in 1:length(targetmat)){
  vali=targetmat[[i]]+1;
  if(i==1){
    plot(1:length(vali),vali,type='b',las=1,pch=20,main=paste('sgRNAs in',targetgene),ylab='Read counts',xlab='Samples',xlim=c(0.7,length(vali)+0.3),ylim = yrange,col=colors[(i %% length(colors))],xaxt='n',log='y')
    axis(1,at=1:length(vali),labels=(collabel),las=2)
    # lines(0:100,rep(1,101),col='black');
  }else{
    lines(1:length(vali),vali,type='b',pch=20,col=colors[(i %% length(colors))])
  }
}




# parameters
# Do not modify the variables beginning with "__"
targetmat=list(c(105.50519504610858,380.7217837640063),c(313.27779250114884,372.80667580713464),c(151.0171003894989,496.8035706526202),c(54.51101744048944,286.14758270160985),c(18.2219745078968,258.0969294049394),c(83.00939955184376,210.2286824587925),c(0.0,0.0),c(25.23042624170326,279.3394750349755),c(12.001358971350903,141.62774397223916),c(118.69334442687216,129.7364040214926),c(88.3064918459614,124.26889193571155),c(134.0151751800851,493.4841704032708),c(168.80831207377375,609.8823478767362),c(65.17860112440009,304.299466150268),c(149.01687389427371,257.8067526994666),c(227.71537930785104,671.7193254944569),c(144.3741057164131,288.3675569277409),c(194.02197003683963,495.69710390283706))
targetgene="MED12"
collabel=c("DNA_1","DNA_2","DNA_3","RNA_1","RNA_2","RNA_3")

# set up color using RColorBrewer
#library(RColorBrewer)
#colors <- brewer.pal(length(targetgenelist), "Set1")

colors=c( "#E41A1C", "#377EB8", "#4DAF4A", "#984EA3", "#FF7F00",  "#A65628", "#F781BF",
          "#999999", "#66C2A5", "#FC8D62", "#8DA0CB", "#E78AC3", "#A6D854", "#FFD92F", "#E5C494", "#B3B3B3", 
          "#8DD3C7", "#FFFFB3", "#BEBADA", "#FB8072", "#80B1D3", "#FDB462", "#B3DE69", "#FCCDE5",
          "#D9D9D9", "#BC80BD", "#CCEBC5", "#FFED6F")


## code

targetmatvec=unlist(targetmat)+1
yrange=range(targetmatvec[targetmatvec>0]);
# yrange[1]=1; # set the minimum value to 1
for(i in 1:length(targetmat)){
  vali=targetmat[[i]]+1;
  if(i==1){
    plot(1:length(vali),vali,type='b',las=1,pch=20,main=paste('sgRNAs in',targetgene),ylab='Read counts',xlab='Samples',xlim=c(0.7,length(vali)+0.3),ylim = yrange,col=colors[(i %% length(colors))],xaxt='n',log='y')
    axis(1,at=1:length(vali),labels=(collabel),las=2)
    # lines(0:100,rep(1,101),col='black');
  }else{
    lines(1:length(vali),vali,type='b',pch=20,col=colors[(i %% length(colors))])
  }
}




# parameters
# Do not modify the variables beginning with "__"
targetmat=list(c(1149.127416043866,5098.519429068938),c(587.3082552929815,2763.1241228269537),c(612.0693075388962,3222.031175368441),c(107.26361496354373,328.5847242039672),c(53.96507835030975,148.69781941025315),c(51.005775628241345,0.0),c(354.32161336318137,401.3341096365799),c(294.35497281987136,573.5487320109764),c(243.02751916985582,483.52596965522275),c(86.16257595432201,0.0),c(43.45240074960006,0.0),c(124.01404270395935,399.43449667170574),c(108.1428249222613,0.0),c(32.23887797550972,0.0),c(18.002038457026355,0.0),c(30.772348555115006,156.41117868011725),c(23.828735894941968,373.86880308863647),c(61.0069081043671,0.0))
targetgene="SLC24A5"
collabel=c("DNA_1","DNA_2","DNA_3","RNA_1","RNA_2","RNA_3")

# set up color using RColorBrewer
#library(RColorBrewer)
#colors <- brewer.pal(length(targetgenelist), "Set1")

colors=c( "#E41A1C", "#377EB8", "#4DAF4A", "#984EA3", "#FF7F00",  "#A65628", "#F781BF",
          "#999999", "#66C2A5", "#FC8D62", "#8DA0CB", "#E78AC3", "#A6D854", "#FFD92F", "#E5C494", "#B3B3B3", 
          "#8DD3C7", "#FFFFB3", "#BEBADA", "#FB8072", "#80B1D3", "#FDB462", "#B3DE69", "#FCCDE5",
          "#D9D9D9", "#BC80BD", "#CCEBC5", "#FFED6F")


## code

targetmatvec=unlist(targetmat)+1
yrange=range(targetmatvec[targetmatvec>0]);
# yrange[1]=1; # set the minimum value to 1
for(i in 1:length(targetmat)){
  vali=targetmat[[i]]+1;
  if(i==1){
    plot(1:length(vali),vali,type='b',las=1,pch=20,main=paste('sgRNAs in',targetgene),ylab='Read counts',xlab='Samples',xlim=c(0.7,length(vali)+0.3),ylim = yrange,col=colors[(i %% length(colors))],xaxt='n',log='y')
    axis(1,at=1:length(vali),labels=(collabel),las=2)
    # lines(0:100,rep(1,101),col='black');
  }else{
    lines(1:length(vali),vali,type='b',pch=20,col=colors[(i %% length(colors))])
  }
}




# parameters
# Do not modify the variables beginning with "__"
targetmat=list(c(24.617878844092004,111.54905766333943),c(10.512677600709692,0.0),c(68.00770083765512,0.0),c(232.1114291014389,0.0),c(72.18705285820656,886.8762800540098),c(62.007021351979674,482.41950290543963),c(359.5968731154868,312.8223573602345),c(206.74932614729062,601.6951049707743),c(431.04880972102,491.27123690370456),c(50.11496764690158,448.62121016777814),c(81.9988852855356,60.01019140485216),c(49.005549133016196,160.43767871855218),c(203.09750046375902,146.71126062243556),c(270.5262369249294,576.7351138554818),c(144.01630765621084,159.33121196876905),c(44.83970789459615,0.0),c(40.649020056077475,492.827058616839),c(26.00294443792696,0.0))
targetgene="OCIAD1"
collabel=c("DNA_1","DNA_2","DNA_3","RNA_1","RNA_2","RNA_3")

# set up color using RColorBrewer
#library(RColorBrewer)
#colors <- brewer.pal(length(targetgenelist), "Set1")

colors=c( "#E41A1C", "#377EB8", "#4DAF4A", "#984EA3", "#FF7F00",  "#A65628", "#F781BF",
          "#999999", "#66C2A5", "#FC8D62", "#8DA0CB", "#E78AC3", "#A6D854", "#FFD92F", "#E5C494", "#B3B3B3", 
          "#8DD3C7", "#FFFFB3", "#BEBADA", "#FB8072", "#80B1D3", "#FDB462", "#B3DE69", "#FCCDE5",
          "#D9D9D9", "#BC80BD", "#CCEBC5", "#FFED6F")


## code

targetmatvec=unlist(targetmat)+1
yrange=range(targetmatvec[targetmatvec>0]);
# yrange[1]=1; # set the minimum value to 1
for(i in 1:length(targetmat)){
  vali=targetmat[[i]]+1;
  if(i==1){
    plot(1:length(vali),vali,type='b',las=1,pch=20,main=paste('sgRNAs in',targetgene),ylab='Read counts',xlab='Samples',xlim=c(0.7,length(vali)+0.3),ylim = yrange,col=colors[(i %% length(colors))],xaxt='n',log='y')
    axis(1,at=1:length(vali),labels=(collabel),las=2)
    # lines(0:100,rep(1,101),col='black');
  }else{
    lines(1:length(vali),vali,type='b',pch=20,col=colors[(i %% length(colors))])
  }
}



dev.off()
Sweave("mageckInputLowDepth_summary.Rnw");
library(tools);

texi2dvi("mageckInputLowDepth_summary.tex",pdf=TRUE);
